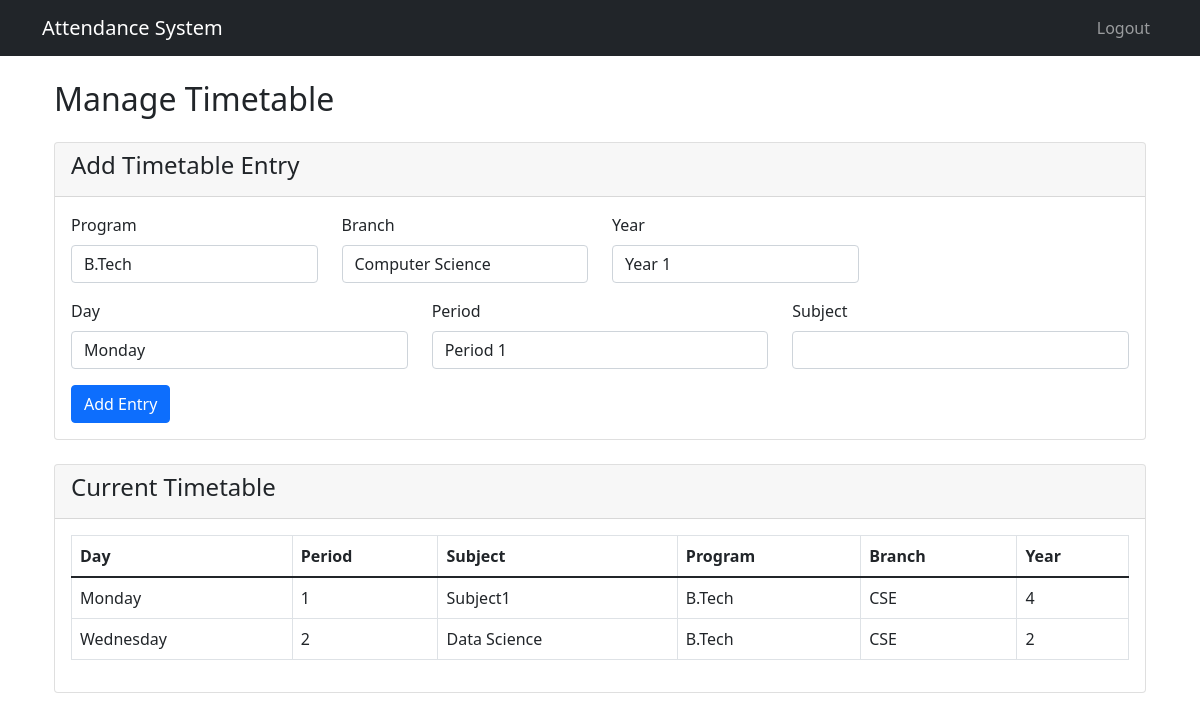
The page /faculty/timetable/ (signed in) on the database its author committed.
### core/models.py (models this page shows)
class TimeTable(models.Model):
    program = models.CharField(max_length=50, choices=CommonChoices.PROGRAM_CHOICES)
    branch = models.CharField(max_length=50, choices=CommonChoices.BRANCH_CHOICES)
    year = models.IntegerField(choices=CommonChoices.YEAR_CHOICES)
    day = models.CharField(max_length=10, choices=CommonChoices.DAY_CHOICES)
    period = models.IntegerField(validators=[MinValueValidator(1), MaxValueValidator(8)])
    subject = models.CharField(max_length=100)
    faculty = models.ForeignKey(Faculty, on_delete=models.CASCADE)

### core/views.py (the view)
# urls.py: path('faculty/timetable/', views.manage_timetable, name='manage_timetable'),
@login_required
def manage_timetable(request):
    if not (request.user.is_superuser or request.user.user_type == 'faculty'):
        messages.error(request, 'Access denied.')
        return redirect('home')
    if request.user.is_superuser:
        timetable = TimeTable.objects.all().order_by('day', 'period')
    else:
        faculty = request.user.faculty
        timetable = TimeTable.objects.filter(faculty=faculty).order_by('day', 'period')
    if request.method == 'POST':
        form = TimeTableForm(request.POST)
        if form.is_valid():
            timetable_entry = form.save(commit=False)
            if not request.user.is_superuser:
                timetable_entry.faculty = request.user.faculty
            timetable_entry.save()
            messages.success(request, 'Timetable entry added successfully.')
            return redirect('manage_timetable')
    else:
        form = TimeTableForm()
    context = {
        'timetable': timetable,
        'form': form,
        'is_admin': request.user.is_superuser
    }
    return render(request, 'admin/timetable.html', context)

### core/auth.py (called while the page is built)
    def get_user(self, user_id):
        UserModel = get_user_model()
        try:
            return UserModel.objects.get(pk=user_id)
        except UserModel.DoesNotExist:
            return None
            return None

### templates/admin/timetable.html (shortened to what this page needs)
{% extends 'base.html' %}
{% block content %}
<div class="container">
    <h2>Manage Timetable</h2>
    <div class="card mt-4">
        <div class="card-header">
            <h4>Add Timetable Entry</h4>
        </div>
        <div class="card-body">
            <form method="post">
                <div class="row">
                    <div class="col-md-3 mb-3">
                        <label for="{{ form.program.id_for_label }}" class="form-label">Program</label>
                        {{ form.program }}
                    </div>
                    <div class="col-md-3 mb-3">
                        <label for="{{ form.branch.id_for_label }}" class="form-label">Branch</label>
                        {{ form.branch }}
                    </div>
                    <div class="col-md-3 mb-3">
                        <label for="{{ form.year.id_for_label }}" class="form-label">Year</label>
                        {{ form.year }}
                    </div>
                </div>
                <div class="row">
                    <div class="col-md-4 mb-3">
                        <label for="{{ form.day.id_for_label }}" class="form-label">Day</label>
                        {{ form.day }}
                    </div>
                    <div class="col-md-4 mb-3">
                        <label for="{{ form.period.id_for_label }}" class="form-label">Period</label>
                        {{ form.period }}
                    </div>
                    <div class="col-md-4 mb-3">
                        <label for="{{ form.subject.id_for_label }}" class="form-label">Subject</label>
                        {{ form.subject }}
                    </div>
                </div>
                <button type="submit" class="btn btn-primary">Add Entry</button>
            </form>
        </div>
    </div>
    <div class="card mt-4">
        <div class="card-header d-flex justify-content-between align-items-center">
            <h4>Current Timetable</h4>
        </div>
        <div class="card-body">
            <div class="table-responsive">
                <table class="table table-bordered">
                    <thead>
                        <tr>
                            <th>Day</th>
                            <th>Period</th>
                            <th>Subject</th>
                            <th>Program</th>
                            <th>Branch</th>
                            <th>Year</th>
                        </tr>
                    </thead>
                    <tbody>
                        {% for entry in timetable %}
                        <tr>
                            <td>{{ entry.day }}</td>
                            <td>{{ entry.period }}</td>
                            <td>{{ entry.subject }}</td>
                            <td>{{ entry.program }}</td>
                            <td>{{ entry.branch }}</td>
                            <td>{{ entry.year }}</td>
                        </tr>
                        {% endfor %}
                    </tbody>
                </table>
            </div>
        </div>
    </div>
</div>
{% endblock %}

### rows shown on the page
TimeTable: day "Monday", period "1", subject "Subject1", program "B.Tech", branch "CSE", year "4"
TimeTable: day "Wednesday", period "2", subject "Data Science", program "B.Tech", branch "CSE", year "2"
